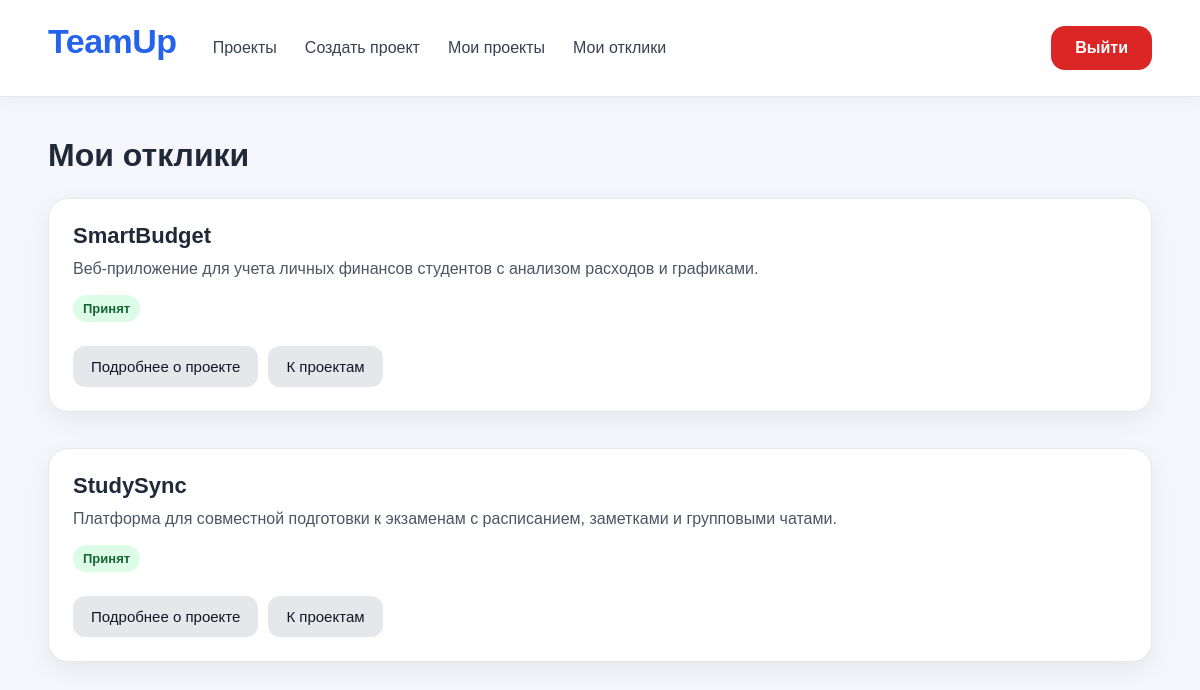
The app's page /my-applications (signed in), older data.
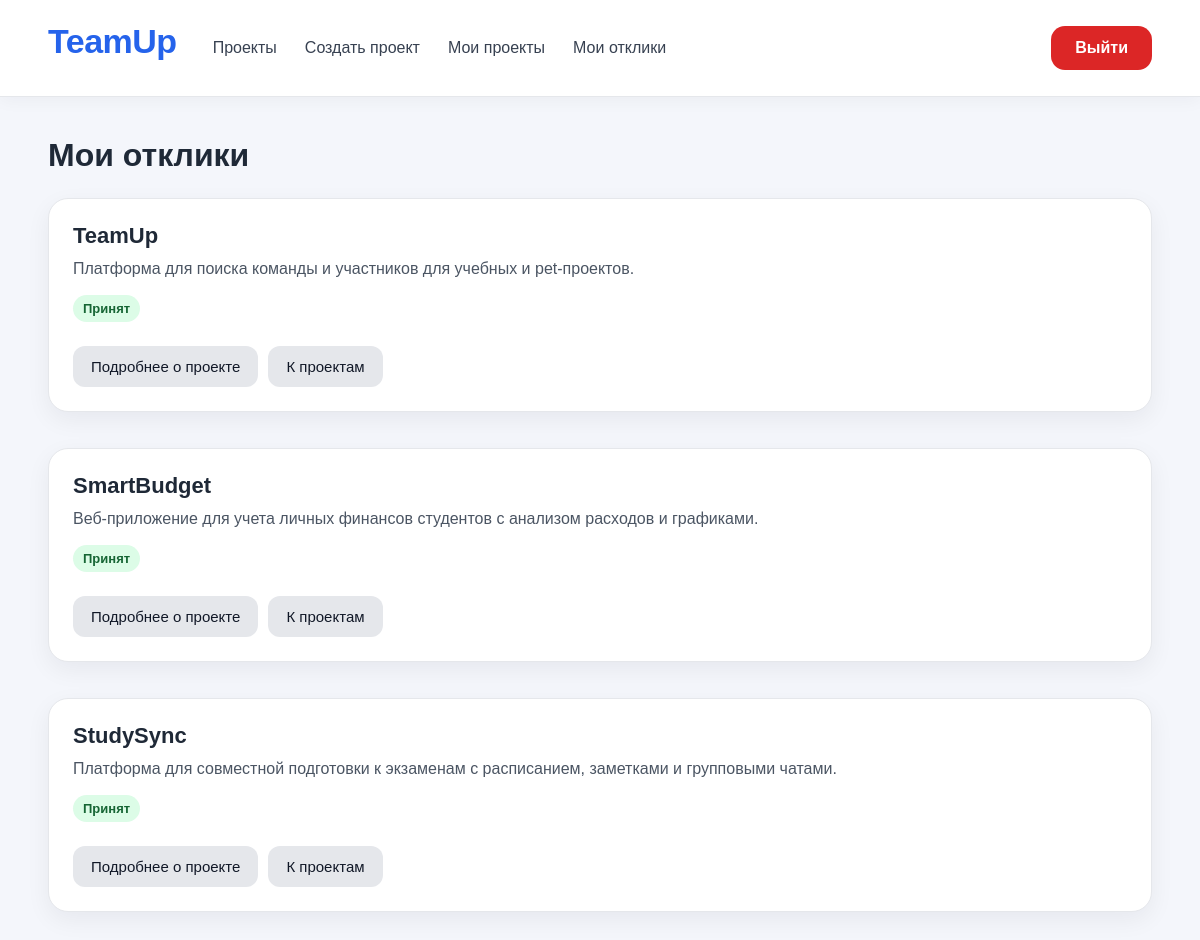
The same page, newer data.
### app/models/application.py (models this page shows)
class Application(Base):
    __tablename__ = "applications"
    id: Mapped[int] = mapped_column(primary_key=True)
    status: Mapped[str] = mapped_column(String(1000), default="pending", nullable=False)
    project_id: Mapped[int] = mapped_column(ForeignKey("projects.id"), nullable=False)
    user_id: Mapped[int] = mapped_column(ForeignKey("users.id"), nullable=False)
    project = relationship("Project", back_populates="applications")
    user = relationship("User", back_populates="applications")

### app/models/project.py (models this page shows)
class Project(Base):
    __tablename__ = "projects"
    id: Mapped[int] = mapped_column(primary_key=True)
    title: Mapped[str] = mapped_column(String(255), nullable=False)
    description: Mapped[str] = mapped_column(String(1000), nullable=False)
    status: Mapped[str] = mapped_column(String(50), default="draft", nullable=False)
    max_participants: Mapped[int] = mapped_column(Integer, nullable=False, default=1)
    owner_id: Mapped[int] = mapped_column(ForeignKey("users.id"), nullable=False)
    owner = relationship("User", back_populates="projects")
    applications = relationship("Application", back_populates="project")

### app/api/applications.py (the view)
@router.get("/my-applications")
async def my_applications(
    request: Request,
    session: AsyncSession = Depends(get_session),
):
    user_id = request.session.get("user_id")
    if not user_id:
        return RedirectResponse(url="/login", status_code=303)
    application_repository = ApplicationRepository(session)
    application_service = ApplicationService(application_repository)
    applications = await application_service.get_user_applications(user_id)
    user_name = request.session.get("user_name")
    user_email = request.session.get("user_email")
    return templates.TemplateResponse(
        request=request,
        name="my_applications.html",
        context={
            "applications": applications,
            "user_name": user_name,
            "user_email": user_email
        }
    )

### templates/my_applications.html (shortened to what this page needs)
{% extends "base.html" %}
{% block content %}
<h1 class="page-title">Мои отклики</h1>
{% if applications %}
<div class="project-grid">
    {% for application in applications %}
    <div class="card project-card">
        <div>
            <h3>{{ application.project.title }}</h3>
            <p>{{ application.project.description }}</p>
        </div>
        <div class="meta">
            {% if application.status == "pending" %}
                <span class="badge badge-warning">На рассмотрении</span>
            {% elif application.status == "accepted" %}
                <span class="badge badge-success">Принят</span>
            {% elif application.status == "rejected" %}
                <span class="badge badge-muted">Отклонен</span>
            {% else %}
                <span class="badge badge-muted">{{ application.status }}</span>
            {% endif %}
        </div>
        <div class="actions">
            <a href="/projects/{{ application.project.id }}" class="button button-secondary">
                Подробнее о проекте
            </a>
            <a href="/projects" class="button button-secondary">
                К проектам
            </a>
        </div>
    </div>
    {% endfor %}
</div>
{% endif %}
{% endblock %}

Row changes from the older to the newer data that the page shows:
added Application: project "TeamUp", project.description "Платформа для поиска команды и участников для учебных и pet-проектов.", status "Принят"
